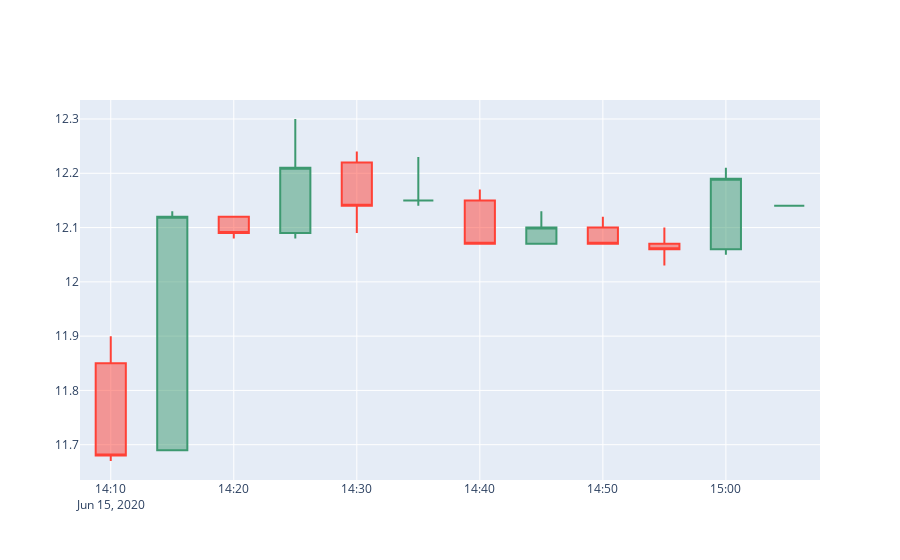

Here is the notebook cell this chart was saved with:
### Code cell
data = json.loads(request_session.get(url=url_intraday.format('BIDI4.SAO','5min',alpha_key)).content)

open = []
high = []
low = []
close = []

interval = list(data)[1]
time_window = list(data.get(interval))[0:12]

for i in time_window:
    open.append(data.get(interval).get(i).get('1. open'))
    high.append(data.get(interval).get(i).get('2. high'))
    low.append(data.get(interval).get(i).get('3. low'))
    close.append(data.get(interval).get(i).get('4. close'))

fig = go.Figure(data=[go.Candlestick(x=time_window,
                                    open=open,
                                    high=high,
                                    low=low,
                                    close=close
                                    )
                     ]
                )

fig = fig.update_layout(xaxis_rangeslider_visible=False)

fig

### Figure 1 — Plotly figure (JSON) as saved in the notebook; plotly's stock layout.template omitted (floating-point values rounded to 4 significant figures)
{"data": [{"close": ["12.1400", "12.1900", "12.0600", "12.0700", "12.1000", "12.0700", "12.1500", "12.1400", "12.2100", "12.0900", "12.1200", "11.6800"], "high": ["12.1400", "12.2100", "12.1000", "12.1200", "12.1300", "12.1700", "12.2300", "12.2400", "12.3000", "12.1200", "12.1300", "11.9000"], "low": ["12.1400", "12.0500", "12.0300", "12.0700", "12.0700", "12.0700", "12.1400", "12.0900", "12.0800", "12.0800", "11.6900", "11.6700"], "open": ["12.1400", "12.0600", "12.0700", "12.1000", "12.0700", "12.1500", "12.1500", "12.2200", "12.0900", "12.1200", "11.6900", "11.8500"], "type": "candlestick", "x": ["2020-06-15 15:05:09", "2020-06-15 15:00:00", "2020-06-15 14:55:00", "2020-06-15 14:50:00", "2020-06-15 14:45:00", "2020-06-15 14:40:00", "2020-06-15 14:35:00", "2020-06-15 14:30:00", "2020-06-15 14:25:00", "2020-06-15 14:20:00", "2020-06-15 14:15:00", "2020-06-15 14:10:00"]}], "layout": {"xaxis": {"rangeslider": {"visible": false}}}}
